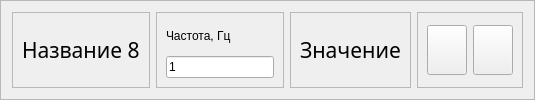
            <widget class="QFrame" name="frame_30">
             <property name="frameShape">
              <enum>QFrame::StyledPanel</enum>
             </property>
             <property name="frameShadow">
              <enum>QFrame::Raised</enum>
             </property>
             <layout class="QHBoxLayout" name="horizontalLayout_21">
              <item>
               <widget class="QFrame" name="frame_51">
                <property name="frameShape">
                 <enum>QFrame::StyledPanel</enum>
                </property>
                <property name="frameShadow">
                 <enum>QFrame::Raised</enum>
                </property>
                <layout class="QVBoxLayout" name="verticalLayout_15">
                 <item>
                  <widget class="QLabel" name="label_name_8">
                   <property name="font">
                    <font>
                     <family>OpenSans-Regular</family>
                     <pointsize>16</pointsize>
                    </font>
                   </property>
                   <property name="text">
                    <string>Название 8</string>
                   </property>
                  </widget>
                 </item>
                </layout>
               </widget>
              </item>
              <item>
               <widget class="QFrame" name="frame_52">
                <property name="maximumSize">
                 <size>
                  <width>150</width>
                  <height>16777215</height>
                 </size>
                </property>
                <property name="frameShape">
                 <enum>QFrame::StyledPanel</enum>
                </property>
                <property name="frameShadow">
                 <enum>QFrame::Raised</enum>
                </property>
                <layout class="QVBoxLayout" name="verticalLayout_23">
                 <item>
                  <widget class="QLabel" name="label_40">
                   <property name="text">
                    <string>Частота, Гц</string>
                   </property>
                  </widget>
                 </item>
                 <item>
                  <widget class="QLineEdit" name="lineEdit_hz_8">
                   <property name="text">
                    <string>1</string>
                   </property>
                  </widget>
                 </item>
                </layout>
               </widget>
              </item>
              <item>
               <widget class="QFrame" name="frame_53">
                <property name="frameShape">
                 <enum>QFrame::StyledPanel</enum>
                </property>
                <property name="frameShadow">
                 <enum>QFrame::Raised</enum>
                </property>
                <layout class="QVBoxLayout" name="verticalLayout_31">
                 <item>
                  <widget class="QLabel" name="label_value_8">
                   <property name="font">
                    <font>
                     <family>OpenSans-Regular</family>
                     <pointsize>16</pointsize>
                    </font>
                   </property>
                   <property name="text">
                    <string>Значение</string>
                   </property>
                  </widget>
                 </item>
                </layout>
               </widget>
              </item>
              <item>
               <widget class="QFrame" name="frame_54">
                <property name="frameShape">
                 <enum>QFrame::StyledPanel</enum>
                </property>
                <property name="frameShadow">
                 <enum>QFrame::Raised</enum>
                </property>
                <layout class="QHBoxLayout" name="horizontalLayout_33">
                 <item>
                  <widget class="QPushButton" name="btn_start_8">
                   <property name="maximumSize">
                    <size>
                     <width>50</width>
                     <height>50</height>
                    </size>
                   </property>
                   <property name="text">
                    <string/>
                   </property>
                   <property name="icon">
                    <iconset resource="resources.qrc">
                     <normaloff>:/icons/icons/play_circle_FILL0_wght400_GRAD0_opsz48.svg</normaloff>:/icons/icons/play_circle_FILL0_wght400_GRAD0_opsz48.svg</iconset>
                   </property>
                   <property name="iconSize">
                    <size>
                     <width>40</width>
                     <height>40</height>
                    </size>
                   </property>
                  </widget>
                 </item>
                 <item>
                  <widget class="QPushButton" name="btn_stop_8">
                   <property name="maximumSize">
                    <size>
                     <width>50</width>
                     <height>50</height>
                    </size>
                   </property>
                   <property name="text">
                    <string/>
                   </property>
                   <property name="icon">
                    <iconset resource="resources.qrc">
                     <normaloff>:/icons/icons/stop_circle_FILL0_wght400_GRAD0_opsz48.svg</normaloff>:/icons/icons/stop_circle_FILL0_wght400_GRAD0_opsz48.svg</iconset>
                   </property>
                   <property name="iconSize">
                    <size>
                     <width>40</width>
                     <height>40</height>
                    </size>
                   </property>
                  </widget>
                 </item>
                </layout>
               </widget>
              </item>
             </layout>
            </widget>
